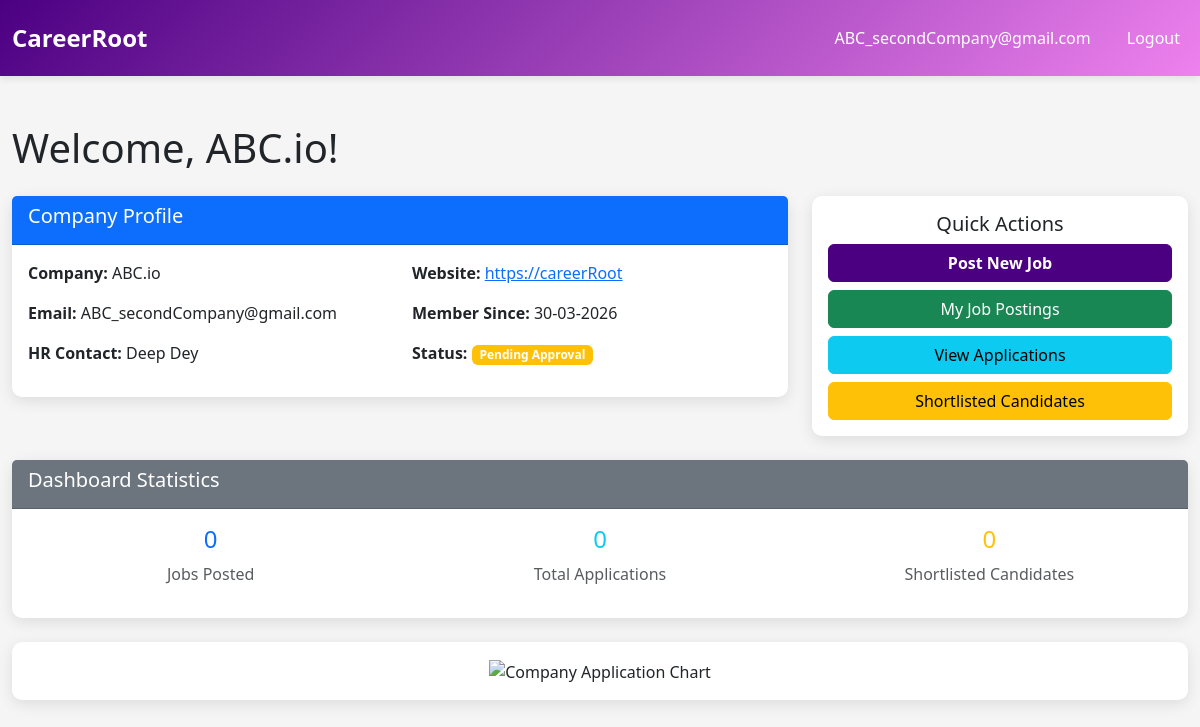
The app's page /company/dashboard (signed in), older data.
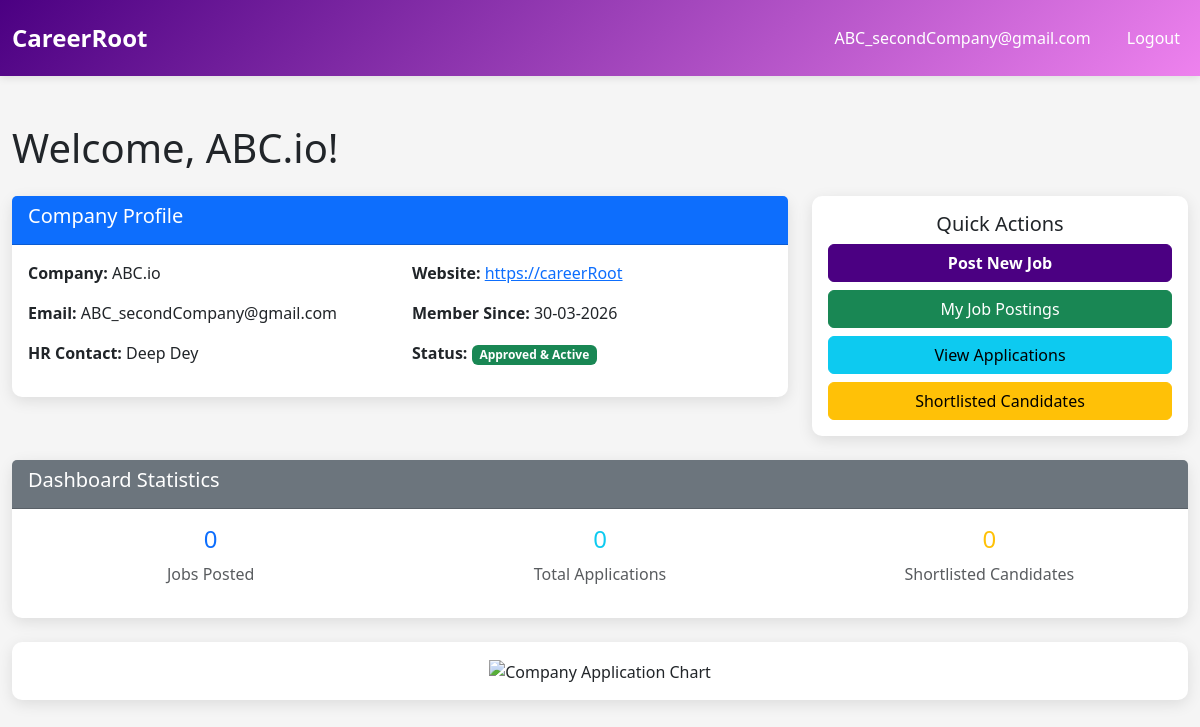
The same page, newer data.
### core/routes/company.py (the view)
@company_bp.route('/dashboard')
@login_required
def company_dashboard():
    if not check_company():
        return redirect(url_for('auth.homepage'))
    company_id = session.get('user_id')
    company = Company.query.get(company_id)
    total_applications = 0
    for drive in company.drives:
        total_applications += len(drive.applications)
    chart_url = get_company_chart_data(company_id)
    return render_template('company_dashboard.html', company=company, total_applications=total_applications,
                         chart_url=chart_url)

### app.py (called while the page is built)
@login_manager.user_loader
def load_user(user_id):
    from core.database.models import Admin, Company, Student
    admin = Admin.query.get(int(user_id))
    if admin:
        return admin
    company = Company.query.get(int(user_id))
    if company:
        return company
    student = Student.query.get(int(user_id))
    if student:
        return student
    return None

### core/routes/company.py (called while the page is built)
def check_company():
    if session.get('user_type') != 'company':
        flash('Unauthorized access', 'danger')
        return False
    return True

### core/utils/chart_data.py (called while the page is built, shortened)
def get_company_chart_data(company_id):
    company_drives = PlacementDrive.query.filter_by(company_id=company_id).all()
    drive_ids = [drive.drive_id for drive in company_drives]
    if not drive_ids:
        chart_url = generate_pie_chart(['No Data'], [1], 'Application Status', f'company_{company_id}_chart.png')
        return chart_url

### templates/company_dashboard.html (shortened to what this page needs)
{% extends "base.html" %}
{% block content %}
<div class="mt-5">
    <h1 class="mb-4">Welcome, {{ company.company_name }}!</h1>
    <div class="row mb-4">
        <div class="col-md-8">
            <div class="card">
                <div class="card-header bg-primary text-white">
                    <h5>Company Profile</h5>
                </div>
                <div class="card-body">
                    <div class="row">
                        <div class="col-md-6">
                            <p><strong>Company:</strong> {{ company.company_name }}</p>
                            <p><strong>Email:</strong> {{ company.email }}</p>
                            <p><strong>HR Contact:</strong> {{ company.hr_contact }}</p>
                        </div>
                        <div class="col-md-6">
                            <p><strong>Website:</strong> {% if company.website %}<a href="{{ company.website }}" target="_blank">{{ company.website }}</a>{% else %}Not provided{% endif %}</p>
                            <p><strong>Member Since:</strong> {{ company.created_at.strftime('%d-%m-%Y') }}</p>
                            <p><strong>Status:</strong>
                                {% if company.blacklist_status %}
                                    <span class="badge bg-danger">Blacklisted</span>
                                {% elif company.approval_status == 'Approved' %}
                                    <span class="badge bg-success">Approved & Active</span>
                                {% elif company.approval_status == 'Pending' %}
                                    <span class="badge bg-warning">Pending Approval</span>
                                {% else %}
                                    <span class="badge bg-secondary">Rejected</span>
                                {% endif %}
                            </p>
                        </div>
                    </div>
                </div>
            </div>
        </div>
        <div class="col-md-4">
            <div class="card">
                <div class="card-body text-center">
                    <h5 class="card-title">Quick Actions</h5>
                    <a href="{{ url_for('company.post_job') }}" class="btn btn-primary w-100 mb-2">Post New Job</a>
                    <a href="{{ url_for('company.jobs') }}" class="btn btn-success w-100 mb-2">My Job Postings</a>
                    <a href="{{ url_for('company.applications') }}" class="btn btn-info w-100 mb-2">View Applications</a>
                    <a href="{{ url_for('company.shortlisted') }}" class="btn btn-warning w-100">Shortlisted Candidates</a>
                </div>
            </div>
        </div>
    </div>
    <div class="row">
        <div class="col-md-12">
            <div class="card">
                <div class="card-header bg-secondary text-white">
                    <h5>Dashboard Statistics</h5>
                </div>
                <div class="card-body">
                    <div class="row text-center">
                        <div class="col-md-4">
                            <h4 class="text-primary">{{ company.drives|length }}</h4>
                            <p class="text-muted">Jobs Posted</p>
                        </div>
                        <div class="col-md-4">
                            <h4 class="text-info">{{ total_applications }}</h4>
                            <p class="text-muted">Total Applications</p>
                        </div>
                        <div class="col-md-4">
                            <h4 class="text-warning">0</h4>
                            <p class="text-muted">Shortlisted Candidates</p>
                        </div>
                    </div>
                </div>
            </div>
        </div>
    </div>
    <div class="row mt-4">
        <div class="col-md-12">
            <div class="card">
                <div class="card-body text-center">
                    <img src="{{ chart_url }}" alt="Company Application Chart" class="img-fluid" style="max-width: 100%; max-height: 300px; display: inline-block;">
                </div>
            </div>
        </div>
    </div>
</div>
{% endblock %}

Row changes from the older to the newer data that the page shows:
changed Company "ABC.io": approval_status "Pending" → "Approved" (drawn)
Text that changed along with them:
text no longer shown: "Pending Approval"
text now shown: "Approved & Active"
